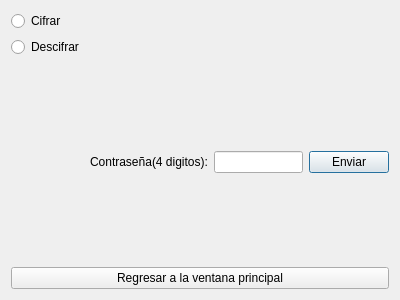
<?xml version="1.0" encoding="UTF-8"?>
<ui version="4.0">
 <class>Cifrar_Window</class>
 <widget class="QDialog" name="Cifrar_Window">
  <property name="geometry">
   <rect>
    <x>0</x>
    <y>0</y>
    <width>400</width>
    <height>300</height>
   </rect>
  </property>
  <property name="windowTitle">
   <string>Cifrar/Descifrar</string>
  </property>
  <layout class="QGridLayout" name="gridLayout">
   <item row="1" column="0">
    <widget class="QRadioButton" name="radioButton_2">
     <property name="text">
      <string>Descifrar</string>
     </property>
    </widget>
   </item>
   <item row="1" column="1">
    <spacer name="horizontalSpacer">
     <property name="orientation">
      <enum>Qt::Horizontal</enum>
     </property>
     <property name="sizeHint" stdset="0">
      <size>
       <width>40</width>
       <height>20</height>
      </size>
     </property>
    </spacer>
   </item>
   <item row="4" column="0">
    <spacer name="verticalSpacer">
     <property name="orientation">
      <enum>Qt::Vertical</enum>
     </property>
     <property name="sizeHint" stdset="0">
      <size>
       <width>20</width>
       <height>40</height>
      </size>
     </property>
    </spacer>
   </item>
   <item row="4" column="3">
    <widget class="QPushButton" name="pushButton">
     <property name="sizePolicy">
      <sizepolicy hsizetype="Maximum" vsizetype="Fixed">
       <horstretch>0</horstretch>
       <verstretch>0</verstretch>
      </sizepolicy>
     </property>
     <property name="text">
      <string>Enviar</string>
     </property>
    </widget>
   </item>
   <item row="4" column="1">
    <widget class="QLabel" name="label">
     <property name="text">
      <string>Contraseña(4 digitos):</string>
     </property>
    </widget>
   </item>
   <item row="4" column="2">
    <widget class="QLineEdit" name="lineEdit"/>
   </item>
   <item row="0" column="0">
    <widget class="QRadioButton" name="radioButton">
     <property name="text">
      <string>Cifrar</string>
     </property>
    </widget>
   </item>
   <item row="5" column="0" colspan="4">
    <widget class="QPushButton" name="pushButton_2">
     <property name="text">
      <string>Regresar a la ventana principal</string>
     </property>
    </widget>
   </item>
  </layout>
 </widget>
 <resources/>
 <connections/>
</ui>
